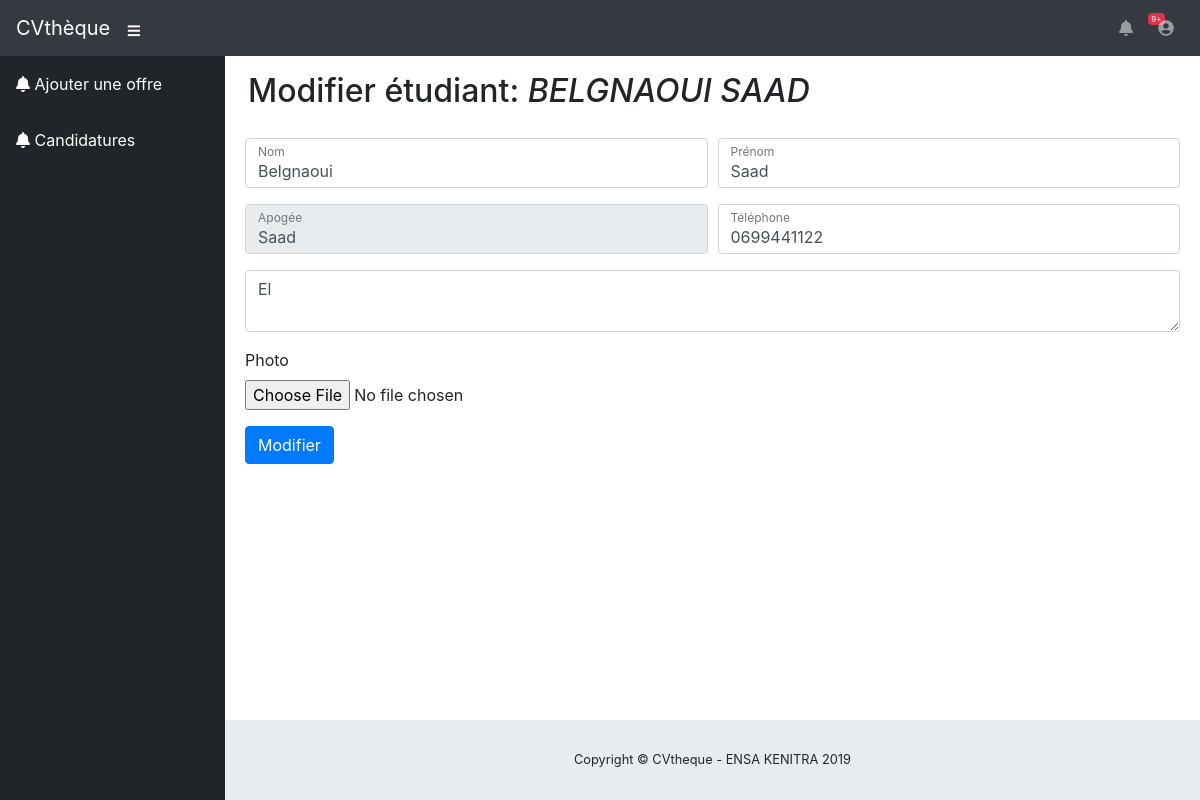
The app's page /admin/modifierEtudiant.php?idEtudiant=2 (signed in), older data.
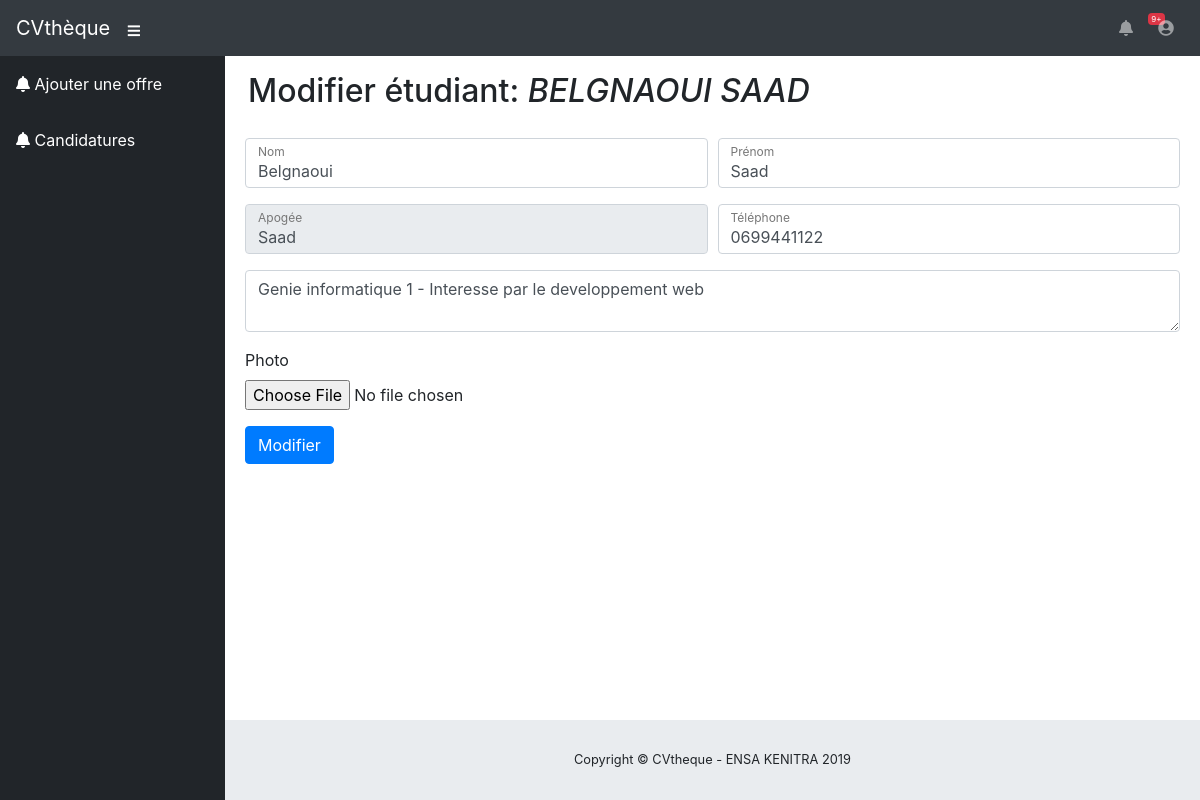
The same page, newer data.
### tables this page shows
CREATE TABLE `etudiants` (
  `id` int(11) NOT NULL,
  `numero_apogee` varchar(255) NOT NULL,
  `nom` varchar(60) NOT NULL,
  `prenom` varchar(60) NOT NULL,
  `phone` varchar(30) NOT NULL,
  `email` varchar(255) NOT NULL,
  `description` varchar(255) NOT NULL,
  `image` varchar(255) DEFAULT NULL,
  `video` varchar(255) DEFAULT NULL
);

### sources/lib.php (called while the page is built, shortened)
<?php
function infoEtudiant($id,$conn){
  $selectEtudiant = $conn->prepare("SELECT * FROM etudiants WHERE id=:id limit 1");
  $selectEtudiant->bindParam(':id',$id);
  $selectEtudiant->execute();
  if($selectEtudiant && $selectEtudiant->rowCount() > 0){
    return $selectEtudiant;
  }
}
 ?>

### admin/modifierEtudiant.php (the view, shortened to what this page needs)
  <?php
  require '../config/dbConnection.php';
  require '../sources/lib.php';
  if (isset($_GET['idEtudiant'])){
    $e = infoEtudiant($_GET['idEtudiant'],$conn)->fetch();
}
  else{
    header("Location: listerEtudiants.php");
  }
   ?>
<!DOCTYPE html>
<html lang="en">
<head>
  <?php require('../includes/styles.php'); ?>
</head>
<body id="page-top">
  <?php   require('../includes/topnav.php'); ?>
  <div id="wrapper">
    <?php   require('../includes/sidenav.php'); ?>
    <div id="content-wrapper">
      <div id="container-fluid">
        <div class="col-12 ml-2">
          <h2>Modifier étudiant: <i><?= strtoupper($e['nom'] . " " . $e['prenom'])?></i></h2>
        </div>
        <?php   require('../includes/footer.php'); ?>
        <div class="card-body">
        <form method="POST" enctype="multipart/form-data">
          <div class="form-group">
            <div class="form-row">
              <div class="col-md-6">
                <div class="form-label-group">
                  <input type="text"  name="nom" id="nom" class="form-control" value="<?= $e['nom'] ?>" required="required" autofocus="autofocus">
                  <label for="nom">Nom </label>
                </div>
              </div>
              <div class="col-md-6">
                <div class="form-label-group">
                  <input type="text"  name="prenom" id="prenom" class="form-control" value="<?= $e['prenom'] ?>" required="required" autofocus="autofocus">
                  <label for="prenom">Prénom</label>
                </div>
              </div>
            </div>
          </div>
          <div class="form-group">
            <div class="form-row">
              <div class="col-6">
                <div class="form-label-group">
                  <input type="text" id="apogee" name="apogee" class="form-control"  value="<?= $e['numero_apogee'] ?>" disabled></textarea>
                  <label for="apogee">Apogée</label>
                </div>
              </div>
              <div class="col-6">
                <div class="form-label-group">
                  <input  type="text" id="phone" name="phone" class="form-control"  value="<?= $e['phone'] ?>" required="required"></textarea>
                  <label for="phone">Téléphone</label>
                </div>
              </div>
            </div>
          </div>
          <div class="form-group">
            <div class="form-row">
              <div class="col-12">
                <div class="form-label-group">
                  <textarea  name="description" id="description" class="form-control"><?= $e['description'] ?></textarea>
                </div>
              </div>
            </div>
          </div>
          <div class="form-group">
            <label for="photo">Photo</label>
            <input type="file" class="form-control-file" id="photo" name="photo">
          </div>
          <button type="submit" name="submit" class="btn btn-primary">Modifier</button>
        </form>
      </div>
      </div>
    </div>
  </div>
</body>
</html>

Row changes from the older to the newer data that the page shows:
changed etudiants "BELGNAOUI SAAD": description "El" → "Genie informatique 1 - Interesse par le developpement web"
